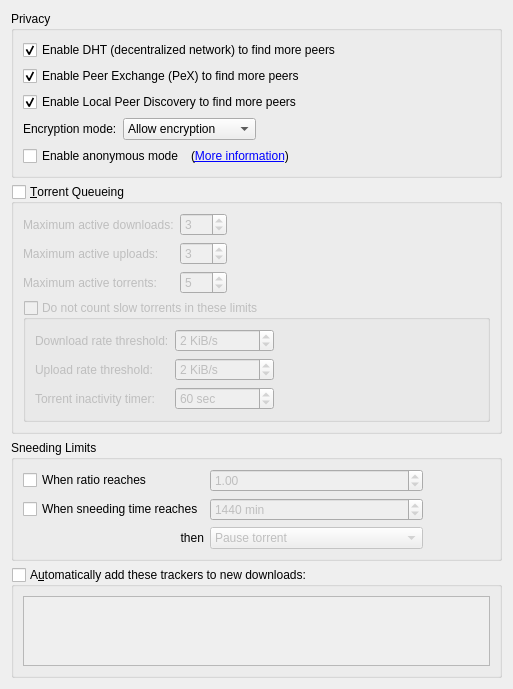
          <widget class="QWidget" name="scrollAreaWidgetContents_4">
           <property name="geometry">
            <rect>
             <x>0</x>
             <y>0</y>
             <width>513</width>
             <height>679</height>
            </rect>
           </property>
           <layout class="QVBoxLayout" name="verticalLayout_7">
            <item>
             <widget class="QGroupBox" name="AddBTFeaturesBox">
              <property name="title">
               <string>Privacy</string>
              </property>
              <layout class="QVBoxLayout" name="verticalLayout_14">
               <item>
                <widget class="QCheckBox" name="checkDHT">
                 <property name="toolTip">
                  <string>Find peers on the DHT network</string>
                 </property>
                 <property name="text">
                  <string>Enable DHT (decentralized network) to find more peers</string>
                 </property>
                 <property name="checked">
                  <bool>true</bool>
                 </property>
                </widget>
               </item>
               <item>
                <widget class="QCheckBox" name="checkPeX">
                 <property name="toolTip">
                  <string>Exchange peers with compatible Bittorrent clients (µTorrent, Vuze, ...)</string>
                 </property>
                 <property name="text">
                  <string>Enable Peer Exchange (PeX) to find more peers</string>
                 </property>
                 <property name="checked">
                  <bool>true</bool>
                 </property>
                </widget>
               </item>
               <item>
                <widget class="QCheckBox" name="checkLSD">
                 <property name="toolTip">
                  <string>Look for peers on your local network</string>
                 </property>
                 <property name="text">
                  <string>Enable Local Peer Discovery to find more peers</string>
                 </property>
                 <property name="checked">
                  <bool>true</bool>
                 </property>
                </widget>
               </item>
               <item>
                <layout class="QHBoxLayout">
                 <item>
                  <widget class="QLabel" name="lbl_encryption">
                   <property name="text">
                    <string>Encryption mode:</string>
                   </property>
                  </widget>
                 </item>
                 <item>
                  <widget class="QComboBox" name="comboEncryption">
                   <property name="toolTip">
                    <string>Allow encryption: Connect to peers regardless of setting
Require encryption: Only connect to peers with protocol encryption
Disable encryption: Only connect to peers without protocol encryption</string>
                   </property>
                   <item>
                    <property name="text">
                     <string>Allow encryption</string>
                    </property>
                   </item>
                   <item>
                    <property name="text">
                     <string>Require encryption</string>
                    </property>
                   </item>
                   <item>
                    <property name="text">
                     <string>Disable encryption</string>
                    </property>
                   </item>
                  </widget>
                 </item>
                 <item>
                  <spacer>
                   <property name="orientation">
                    <enum>Qt::Horizontal</enum>
                   </property>
                   <property name="sizeHint" stdset="0">
                    <size>
                     <width>40</width>
                     <height>20</height>
                    </size>
                   </property>
                  </spacer>
                 </item>
                </layout>
               </item>
               <item>
                <layout class="QHBoxLayout" name="horizontalLayout_6">
                 <item>
                  <widget class="QCheckBox" name="checkAnonymousMode">
                   <property name="toolTip">
                    <string>Enable when using a proxy or a VPN connection</string>
                   </property>
                   <property name="text">
                    <string>Enable anonymous mode</string>
                   </property>
                  </widget>
                 </item>
                 <item>
                  <widget class="QLabel" name="label_anonymous">
                   <property name="text">
                    <string>(&lt;a href=&quot;https://github.com/qsneedtorrent/qSneedTorrent/wiki/Anonymous-Mode&quot;&gt;More information&lt;/a&gt;)</string>
                   </property>
                   <property name="openExternalLinks">
                    <bool>true</bool>
                   </property>
                  </widget>
                 </item>
                 <item>
                  <spacer name="horizontalSpacer_14">
                   <property name="orientation">
                    <enum>Qt::Horizontal</enum>
                   </property>
                   <property name="sizeHint" stdset="0">
                    <size>
                     <width>40</width>
                     <height>20</height>
                    </size>
                   </property>
                  </spacer>
                 </item>
                </layout>
               </item>
              </layout>
             </widget>
            </item>
            <item>
             <widget class="QGroupBox" name="checkEnableQueueing">
              <property name="title">
               <string>&amp;Torrent Queueing</string>
              </property>
              <property name="checkable">
               <bool>true</bool>
              </property>
              <property name="checked">
               <bool>false</bool>
              </property>
              <layout class="QGridLayout" name="gridLayout_2">
               <item row="0" column="0">
                <widget class="QLabel" name="label_max_active_dl">
                 <property name="text">
                  <string>Maximum active downloads:</string>
                 </property>
                </widget>
               </item>
               <item row="0" column="1">
                <widget class="QSpinBox" name="spinMaxActiveDownloads">
                 <property name="specialValueText">
                  <string>∞</string>
                 </property>
                 <property name="minimum">
                  <number>-1</number>
                 </property>
                 <property name="maximum">
                  <number>999</number>
                 </property>
                 <property name="value">
                  <number>3</number>
                 </property>
                </widget>
               </item>
               <item row="1" column="0">
                <widget class="QLabel" name="label_max_active_up">
                 <property name="text">
                  <string>Maximum active uploads:</string>
                 </property>
                </widget>
               </item>
               <item row="1" column="1">
                <widget class="QSpinBox" name="spinMaxActiveUploads">
                 <property name="specialValueText">
                  <string>∞</string>
                 </property>
                 <property name="minimum">
                  <number>-1</number>
                 </property>
                 <property name="maximum">
                  <number>999</number>
                 </property>
                 <property name="value">
                  <number>3</number>
                 </property>
                </widget>
               </item>
               <item row="2" column="0">
                <widget class="QLabel" name="maxActiveTorrents_lbl">
                 <property name="text">
                  <string>Maximum active torrents:</string>
                 </property>
                </widget>
               </item>
               <item row="2" column="1">
                <widget class="QSpinBox" name="spinMaxActiveTorrents">
                 <property name="specialValueText">
                  <string>∞</string>
                 </property>
                 <property name="minimum">
                  <number>-1</number>
                 </property>
                 <property name="maximum">
                  <number>999</number>
                 </property>
                 <property name="value">
                  <number>5</number>
                 </property>
                </widget>
               </item>
               <item row="0" column="2">
                <spacer name="horizontalSpacer_7">
                 <property name="orientation">
                  <enum>Qt::Horizontal</enum>
                 </property>
                 <property name="sizeHint" stdset="0">
                  <size>
                   <width>40</width>
                   <height>20</height>
                  </size>
                 </property>
                </spacer>
               </item>
               <item row="3" column="0" colspan="3">
                <widget class="QGroupBox" name="checkIgnoreSlowTorrentsForQueueing">
                 <property name="title">
                  <string>Do not count slow torrents in these limits</string>
                 </property>
                 <property name="checkable">
                  <bool>true</bool>
                 </property>
                 <property name="checked">
                  <bool>false</bool>
                 </property>
                 <layout class="QGridLayout" name="gridLayout_13">
                  <item row="0" column="1">
                   <widget class="QSpinBox" name="spinDownloadRateForSlowTorrents">
                    <property name="suffix">
                     <string> KiB/s</string>
                    </property>
                    <property name="maximum">
                     <number>2000000</number>
                    </property>
                    <property name="value">
                     <number>2</number>
                    </property>
                   </widget>
                  </item>
                  <item row="1" column="1">
                   <widget class="QSpinBox" name="spinUploadRateForSlowTorrents">
                    <property name="suffix">
                     <string> KiB/s</string>
                    </property>
                    <property name="maximum">
                     <number>2000000</number>
                    </property>
                    <property name="value">
                     <number>2</number>
                    </property>
                   </widget>
                  </item>
                  <item row="1" column="0">
                   <widget class="QLabel" name="labelUploadRateForSlowTorrents">
                    <property name="text">
                     <string>Upload rate threshold:</string>
                    </property>
                   </widget>
                  </item>
                  <item row="0" column="0">
                   <widget class="QLabel" name="labelDownloadRateForSlowTorrents">
                    <property name="text">
                     <string>Download rate threshold:</string>
                    </property>
                   </widget>
                  </item>
                  <item row="0" column="2">
                   <spacer name="horizontalSpacer_9">
                    <property name="orientation">
                     <enum>Qt::Horizontal</enum>
                    </property>
                    <property name="sizeHint" stdset="0">
                     <size>
                      <width>40</width>
                      <height>20</height>
                     </size>
                    </property>
                   </spacer>
                  </item>
                  <item row="2" column="1">
                   <widget class="QSpinBox" name="spinSlowTorrentsInactivityTimer">
                    <property name="suffix">
                     <string extracomment="seconds"> sec</string>
                    </property>
                    <property name="minimum">
                     <number>1</number>
                    </property>
                    <property name="maximum">
                     <number>999999</number>
                    </property>
                    <property name="value">
                     <number>60</number>
                    </property>
                   </widget>
                  </item>
                  <item row="2" column="0">
                   <widget class="QLabel" name="labelSlowTorrentInactivityTimer">
                    <property name="text">
                     <string>Torrent inactivity timer:</string>
                    </property>
                   </widget>
                  </item>
                 </layout>
                </widget>
               </item>
              </layout>
             </widget>
            </item>
            <item>
             <widget class="QGroupBox" name="sneedingLimitsBox">
              <property name="title">
               <string>Sneeding Limits</string>
              </property>
              <layout class="QGridLayout" name="gridLayout_91">
               <item row="2" column="1">
                <widget class="QSpinBox" name="spinMaxSneedingMinutes">
                 <property name="enabled">
                  <bool>false</bool>
                 </property>
                 <property name="suffix">
                  <string extracomment="minutes"> min</string>
                 </property>
                 <property name="maximum">
                  <number>9999999</number>
                 </property>
                 <property name="value">
                  <number>1440</number>
                 </property>
                </widget>
               </item>
               <item row="2" column="0">
                <widget class="QCheckBox" name="checkMaxSneedingMinutes">
                 <property name="text">
                  <string>When sneeding time reaches</string>
                 </property>
                </widget>
               </item>
               <item row="3" column="0">
                <widget class="QLabel" name="label">
                 <property name="text">
                  <string>then</string>
                 </property>
                 <property name="alignment">
                  <set>Qt::AlignRight|Qt::AlignTrailing|Qt::AlignVCenter</set>
                 </property>
                </widget>
               </item>
               <item row="3" column="1">
                <widget class="QComboBox" name="comboRatioLimitAct">
                 <property name="enabled">
                  <bool>false</bool>
                 </property>
                 <item>
                  <property name="text">
                   <string>Pause torrent</string>
                  </property>
                 </item>
                 <item>
                  <property name="text">
                   <string>Remove torrent</string>
                  </property>
                 </item>
                 <item>
                  <property name="text">
                   <string>Remove torrent and its files</string>
                  </property>
                 </item>
                 <item>
                  <property name="text">
                   <string>Enable super sneeding for torrent</string>
                  </property>
                 </item>
                </widget>
               </item>
               <item row="1" column="0">
                <widget class="QCheckBox" name="checkMaxRatio">
                 <property name="text">
                  <string>When ratio reaches</string>
                 </property>
                </widget>
               </item>
               <item row="1" column="1">
                <widget class="QDoubleSpinBox" name="spinMaxRatio">
                 <property name="enabled">
                  <bool>false</bool>
                 </property>
                 <property name="maximum">
                  <double>9998.000000000000000</double>
                 </property>
                 <property name="singleStep">
                  <double>0.050000000000000</double>
                 </property>
                 <property name="value">
                  <double>1.000000000000000</double>
                 </property>
                </widget>
               </item>
               <item row="1" column="2">
                <spacer name="horizontalSpacer_2">
                 <property name="orientation">
                  <enum>Qt::Horizontal</enum>
                 </property>
                 <property name="sizeHint" stdset="0">
                  <size>
                   <width>40</width>
                   <height>20</height>
                  </size>
                 </property>
                </spacer>
               </item>
              </layout>
             </widget>
            </item>
            <item>
             <widget class="QGroupBox" name="checkEnableAddTrackers">
              <property name="title">
               <string>A&amp;utomatically add these trackers to new downloads:</string>
              </property>
              <property name="checkable">
               <bool>true</bool>
              </property>
              <property name="checked">
               <bool>false</bool>
              </property>
              <layout class="QGridLayout" name="gridLayout_16">
               <item row="0" column="0">
                <widget class="QPlainTextEdit" name="textTrackers"/>
               </item>
              </layout>
             </widget>
            </item>
            <item>
             <spacer name="verticalSpacer_8">
              <property name="orientation">
               <enum>Qt::Vertical</enum>
              </property>
              <property name="sizeHint" stdset="0">
               <size>
                <width>20</width>
                <height>40</height>
               </size>
              </property>
             </spacer>
            </item>
           </layout>
          </widget>
